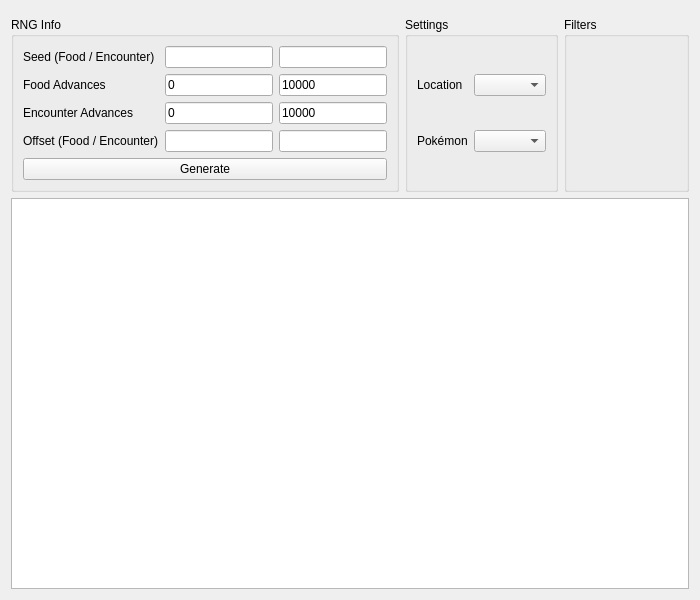
<?xml version="1.0" encoding="UTF-8"?>
<ui version="4.0">
 <class>PokeSpot</class>
 <widget class="QWidget" name="PokeSpot">
  <property name="geometry">
   <rect>
    <x>0</x>
    <y>0</y>
    <width>700</width>
    <height>600</height>
   </rect>
  </property>
  <property name="windowTitle">
   <string>PokeSpot</string>
  </property>
  <layout class="QGridLayout" name="gridLayout">
   <item row="0" column="0" colspan="3">
    <widget class="ProfileDisplay3" name="profileDisplay" native="true">
    </widget>
   </item>
   <item row="1" column="0">
    <widget class="QGroupBox" name="groupBoxRNGInfo">
     <property name="title">
      <string>RNG Info</string>
     </property>
     <layout class="QGridLayout" name="gridLayout_1">
      <item row="0" column="0">
       <widget class="QLabel" name="labelSeed">
        <property name="text">
         <string>Seed (Food / Encounter)</string>
        </property>
       </widget>
      </item>
      <item row="0" column="1">
       <widget class="TextBox" name="textBoxFoodSeed">
        <property name="maxLength">
         <number>8</number>
        </property>
       </widget>
      </item>
      <item row="0" column="2">
       <widget class="TextBox" name="textBoxEncounterSeed"/>
      </item>
      <item row="1" column="0">
       <widget class="QLabel" name="labelGenerateAdvances">
        <property name="text">
         <string>Food Advances</string>
        </property>
       </widget>
      </item>
      <item row="1" column="1">
       <widget class="TextBox" name="textBoxFoodInitialAdvances">
        <property name="text">
         <string notr="true">0</string>
        </property>
        <property name="maxLength">
         <number>10</number>
        </property>
       </widget>
      </item>
      <item row="1" column="2">
       <widget class="TextBox" name="textBoxFoodMaxAdvances">
        <property name="text">
         <string notr="true">10000</string>
        </property>
       </widget>
      </item>
      <item row="2" column="0">
       <widget class="QLabel" name="labelEncounterAdvances">
        <property name="text">
         <string>Encounter Advances</string>
        </property>
       </widget>
      </item>
      <item row="2" column="1">
       <widget class="TextBox" name="textBoxEncounterInitialAdvances">
        <property name="text">
         <string notr="true">0</string>
        </property>
        <property name="maxLength">
         <number>10</number>
        </property>
       </widget>
      </item>
      <item row="2" column="2">
       <widget class="TextBox" name="textBoxEncounterMaxAdvances">
        <property name="text">
         <string notr="true">10000</string>
        </property>
       </widget>
      </item>
      <item row="3" column="0">
       <widget class="QLabel" name="labelOffset">
        <property name="text">
         <string>Offset (Food / Encounter)</string>
        </property>
       </widget>
      </item>
      <item row="3" column="1">
       <widget class="TextBox" name="textBoxFoodOffset"/>
      </item>
      <item row="3" column="2">
       <widget class="TextBox" name="textBoxEncounterOffset"/>
      </item>
      <item row="4" column="0" colspan="3">
       <widget class="QPushButton" name="pushButtonGenerate">
        <property name="text">
         <string>Generate</string>
        </property>
       </widget>
      </item>
     </layout>
    </widget>
   </item>
   <item row="1" column="1">
    <widget class="QGroupBox" name="groupBoxSettings">
     <property name="title">
      <string>Settings</string>
     </property>
     <layout class="QGridLayout" name="gridLayout_2">
      <item row="0" column="0">
       <widget class="QLabel" name="labelLocation">
        <property name="text">
         <string>Location</string>
        </property>
       </widget>
      </item>
      <item row="0" column="1">
       <widget class="ComboBoxProxy" name="comboBoxLocation"/>
      </item>
      <item row="1" column="0">
       <widget class="QLabel" name="labelPokemon">
        <property name="text">
         <string>Pokémon</string>
        </property>
       </widget>
      </item>
      <item row="1" column="1">
       <widget class="ComboBox" name="comboBoxPokemon"/>
      </item>
     </layout>
    </widget>
   </item>
   <item row="1" column="2">
    <widget class="QGroupBox" name="groupBoxFilters">
     <property name="sizePolicy">
      <sizepolicy hsizetype="Preferred" vsizetype="Preferred">
       <horstretch>1</horstretch>
       <verstretch>0</verstretch>
      </sizepolicy>
     </property>
     <property name="title">
      <string>Filters</string>
     </property>
     <layout class="QGridLayout" name="gridLayout_3">
      <item row="0" column="0">
       <widget class="Filter" name="filter" native="true"/>
      </item>
     </layout>
    </widget>
   </item>
   <item row="2" column="0" colspan="3">
    <widget class="TableView" name="tableView"/>
   </item>
  </layout>
 </widget>
 <customwidgets>
  <customwidget>
   <class>TextBox</class>
   <extends>QLineEdit</extends>
   <header>Form/Controls/TextBox.hpp</header>
  </customwidget>
  <customwidget>
   <class>ComboBox</class>
   <extends>QComboBox</extends>
   <header>Form/Controls/ComboBox.hpp</header>
  </customwidget>
  <customwidget>
   <class>TableView</class>
   <extends>QTableView</extends>
   <header>Form/Controls/TableView.hpp</header>
  </customwidget>
  <customwidget>
   <class>Filter</class>
   <extends>QWidget</extends>
   <header>Form/Controls/Filter.hpp</header>
   <container>1</container>
  </customwidget>
  <customwidget>
   <class>ProfileDisplay3</class>
   <extends>QWidget</extends>
   <header>Form/Gen3/Profile/ProfileDisplay3.hpp</header>
   <container>1</container>
  </customwidget>
  <customwidget>
   <class>ComboBoxProxy</class>
   <extends>QComboBox</extends>
   <header>Form/Controls/ComboBoxProxy.hpp</header>
  </customwidget>
 </customwidgets>
 <tabstops>
  <tabstop>textBoxFoodSeed</tabstop>
  <tabstop>textBoxEncounterSeed</tabstop>
  <tabstop>textBoxFoodInitialAdvances</tabstop>
  <tabstop>textBoxFoodMaxAdvances</tabstop>
  <tabstop>textBoxEncounterInitialAdvances</tabstop>
  <tabstop>textBoxEncounterMaxAdvances</tabstop>
  <tabstop>textBoxFoodOffset</tabstop>
  <tabstop>textBoxEncounterOffset</tabstop>
  <tabstop>pushButtonGenerate</tabstop>
  <tabstop>comboBoxLocation</tabstop>
  <tabstop>comboBoxPokemon</tabstop>
  <tabstop>tableView</tabstop>
 </tabstops>
 <resources/>
 <connections/>
</ui>
